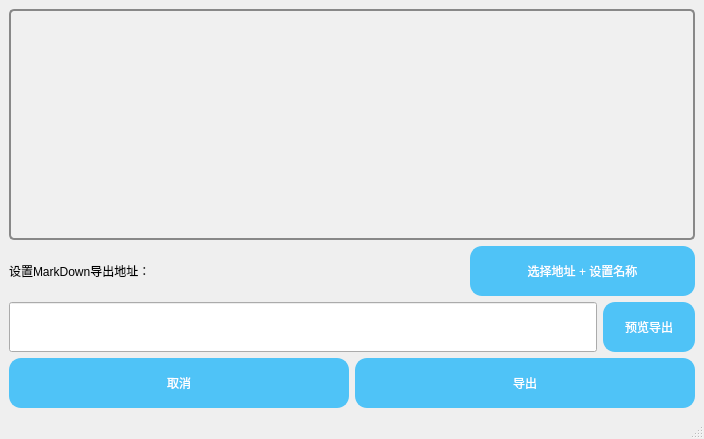
<?xml version="1.0" encoding="UTF-8"?>
<ui version="4.0">
 <class>MarkdownExportWindow</class>
 <widget class="QMainWindow" name="MarkdownExportWindow">
  <property name="geometry">
   <rect>
    <x>0</x>
    <y>0</y>
    <width>704</width>
    <height>439</height>
   </rect>
  </property>
  <property name="windowTitle">
   <string>MarkDown导出</string>
  </property>
  <widget class="QWidget" name="centralwidget">
   <layout class="QVBoxLayout" name="verticalLayout">
    <item>
     <widget class="QTextBrowser" name="display_result">
      <property name="styleSheet">
       <string notr="true">QTextBrowser {
    /* 设置背景颜色和边框 */
    background-color: #f0f0f0;
    border: 2px solid #888;
    border-radius: 5px;

    /* 设置文本颜色、字体及其大小 */
    color: #333;
    font-family: Arial, sans-serif;
    font-size: 14px;
    padding: 10px;
}

QTextBrowser QScrollBar:horizontal {
    height: 15px;
    background-color: #e1e1e1;
    border-radius: 8px;
}

QTextBrowser QScrollBar:vertical {
    width: 15px;
    background-color: #e1e1e1;
    border-radius: 8px;
}

/* 设置鼠标悬停时的滚动条样式 */
QTextBrowser QScrollBar:hover {
    background-color: #c1c1c1;
}

/* 定义超链接的样式 */
QTextBrowser a {
    color: #0056b3;
    text-decoration: none;
}

QTextBrowser a:hover {
    text-decoration: underline;
    color: #007bff;
}

/* 设置文本中不同元素的样式 */
QTextBrowser p {
    margin-bottom: 10px;
}

QTextBrowser h1 {
    font-size: 20px;
    font-weight: bold;
    margin-bottom: 12px;
}

QTextBrowser h2 {
    font-size: 18px;
    font-weight: bold;
    margin-bottom: 10px;
}

QTextBrowser blockquote {
    padding-left: 20px;
    border-left: 4px solid #007bff;
    margin: 10px 0;
    font-style: italic;
}

QTextBrowser li {
    margin-bottom: 8px;
    padding-left: 5px;
}

QTextBrowser table {
    width: 100%;
    border-collapse: collapse;
}

QTextBrowser table, QTextBrowser th, QTextBrowser td {
    border: 1px solid #ddd;
}

QTextBrowser th {
    background-color: #f1f1f1;
    font-weight: bold;
}

QTextBrowser td {
    padding: 5px;
}
</string>
      </property>
     </widget>
    </item>
    <item>
     <layout class="QHBoxLayout" name="horizontalLayout">
      <item>
       <widget class="QLabel" name="label_tellshowSave">
        <property name="text">
         <string>设置MarkDown导出地址：</string>
        </property>
       </widget>
      </item>
      <item>
       <widget class="QLabel" name="label_displayExport">
        <property name="text">
         <string/>
        </property>
       </widget>
      </item>
      <item>
       <widget class="QPushButton" name="btn_setExportPlace">
        <property name="minimumSize">
         <size>
          <width>0</width>
          <height>50</height>
         </size>
        </property>
        <property name="styleSheet">
         <string notr="true">/* 设置 QPushButton 的默认样式 */
QPushButton {
    background-color: #4FC3F7;  /* 背景颜色：柔和的浅蓝色 */
    color: white;  /* 文字颜色 */
    border: 2px solid #4FC3F7;  /* 边框颜色与背景色相同 */
    border-radius: 12px;  /* 圆角 */
    font: 14pt &quot;Microsoft YaHei&quot;;  /* 字体样式和大小 */
    padding: 10px 20px;  /* 内边距，保证按钮内容舒适 */
    text-align: center;  /* 文字居中 */
}

/* 悬停状态样式 */
QPushButton:hover {
    background-color: #39A2D1;  /* 悬停时的背景颜色（稍微深一些的浅蓝色） */
    border-color: #39A2D1;  /* 边框颜色变化 */
}

/* 点击状态样式 */
QPushButton:pressed {
    background-color: #2D88B2;  /* 点击时的背景颜色（更深的蓝色） */
    border-color: #2D88B2;  /* 边框颜色变化 */
    padding-top: 12px;  /* 按下时按钮向下移动效果 */
    padding-bottom: 8px;  /* 按下时按钮向下移动效果 */
}

/* 禁用状态样式 */
QPushButton:disabled {
    background-color: #B0C9D9;  /* 禁用状态背景色（浅灰蓝色） */
    border-color: #B0C9D9;  /* 禁用状态边框颜色 */
    color: #7D7D7D;  /* 禁用状态文字颜色 */
}

/* 设置按钮的焦点（获得焦点时）样式 */
QPushButton:focus {
    border: 2px solid #0288D1;  /* 获得焦点时的边框颜色 */
    outline: none;  /* 去除默认的蓝色外边框 */
}
</string>
        </property>
        <property name="text">
         <string>选择地址 + 设置名称</string>
        </property>
       </widget>
      </item>
     </layout>
    </item>
    <item>
     <layout class="QHBoxLayout" name="horizontalLayout_2">
      <item>
       <widget class="QtMaterialTextField" name="lineEdit_titleName">
        <property name="minimumSize">
         <size>
          <width>0</width>
          <height>50</height>
         </size>
        </property>
       </widget>
      </item>
      <item>
       <widget class="QPushButton" name="btn_preview_export">
        <property name="minimumSize">
         <size>
          <width>0</width>
          <height>50</height>
         </size>
        </property>
        <property name="styleSheet">
         <string notr="true">/* 设置 QPushButton 的默认样式 */
QPushButton {
    background-color: #4FC3F7;  /* 背景颜色：柔和的浅蓝色 */
    color: white;  /* 文字颜色 */
    border: 2px solid #4FC3F7;  /* 边框颜色与背景色相同 */
    border-radius: 12px;  /* 圆角 */
    font: 14pt &quot;Microsoft YaHei&quot;;  /* 字体样式和大小 */
    padding: 10px 20px;  /* 内边距，保证按钮内容舒适 */
    text-align: center;  /* 文字居中 */
}

/* 悬停状态样式 */
QPushButton:hover {
    background-color: #39A2D1;  /* 悬停时的背景颜色（稍微深一些的浅蓝色） */
    border-color: #39A2D1;  /* 边框颜色变化 */
}

/* 点击状态样式 */
QPushButton:pressed {
    background-color: #2D88B2;  /* 点击时的背景颜色（更深的蓝色） */
    border-color: #2D88B2;  /* 边框颜色变化 */
    padding-top: 12px;  /* 按下时按钮向下移动效果 */
    padding-bottom: 8px;  /* 按下时按钮向下移动效果 */
}

/* 禁用状态样式 */
QPushButton:disabled {
    background-color: #B0C9D9;  /* 禁用状态背景色（浅灰蓝色） */
    border-color: #B0C9D9;  /* 禁用状态边框颜色 */
    color: #7D7D7D;  /* 禁用状态文字颜色 */
}

/* 设置按钮的焦点（获得焦点时）样式 */
QPushButton:focus {
    border: 2px solid #0288D1;  /* 获得焦点时的边框颜色 */
    outline: none;  /* 去除默认的蓝色外边框 */
}
</string>
        </property>
        <property name="text">
         <string>预览导出</string>
        </property>
       </widget>
      </item>
     </layout>
    </item>
    <item>
     <layout class="QHBoxLayout" name="horizontalLayout_3">
      <item>
       <widget class="QPushButton" name="btn_cancel_export">
        <property name="minimumSize">
         <size>
          <width>164</width>
          <height>50</height>
         </size>
        </property>
        <property name="styleSheet">
         <string notr="true">/* 设置 QPushButton 的默认样式 */
QPushButton {
    background-color: #4FC3F7;  /* 背景颜色：柔和的浅蓝色 */
    color: white;  /* 文字颜色 */
    border: 2px solid #4FC3F7;  /* 边框颜色与背景色相同 */
    border-radius: 12px;  /* 圆角 */
    font: 14pt &quot;Microsoft YaHei&quot;;  /* 字体样式和大小 */
    padding: 10px 20px;  /* 内边距，保证按钮内容舒适 */
    min-width: 120px;  /* 最小宽度 */
    text-align: center;  /* 文字居中 */
}

/* 悬停状态样式 */
QPushButton:hover {
    background-color: #39A2D1;  /* 悬停时的背景颜色（稍微深一些的浅蓝色） */
    border-color: #39A2D1;  /* 边框颜色变化 */
}

/* 点击状态样式 */
QPushButton:pressed {
    background-color: #2D88B2;  /* 点击时的背景颜色（更深的蓝色） */
    border-color: #2D88B2;  /* 边框颜色变化 */
    padding-top: 12px;  /* 按下时按钮向下移动效果 */
    padding-bottom: 8px;  /* 按下时按钮向下移动效果 */
}

/* 禁用状态样式 */
QPushButton:disabled {
    background-color: #B0C9D9;  /* 禁用状态背景色（浅灰蓝色） */
    border-color: #B0C9D9;  /* 禁用状态边框颜色 */
    color: #7D7D7D;  /* 禁用状态文字颜色 */
}

/* 设置按钮的焦点（获得焦点时）样式 */
QPushButton:focus {
    border: 2px solid #0288D1;  /* 获得焦点时的边框颜色 */
    outline: none;  /* 去除默认的蓝色外边框 */
}
</string>
        </property>
        <property name="text">
         <string>取消</string>
        </property>
       </widget>
      </item>
      <item>
       <widget class="QPushButton" name="btn_accept_export">
        <property name="minimumSize">
         <size>
          <width>164</width>
          <height>50</height>
         </size>
        </property>
        <property name="styleSheet">
         <string notr="true">/* 设置 QPushButton 的默认样式 */
QPushButton {
    background-color: #4FC3F7;  /* 背景颜色：柔和的浅蓝色 */
    color: white;  /* 文字颜色 */
    border: 2px solid #4FC3F7;  /* 边框颜色与背景色相同 */
    border-radius: 12px;  /* 圆角 */
    font: 14pt &quot;Microsoft YaHei&quot;;  /* 字体样式和大小 */
    padding: 10px 20px;  /* 内边距，保证按钮内容舒适 */
    min-width: 120px;  /* 最小宽度 */
    text-align: center;  /* 文字居中 */
}

/* 悬停状态样式 */
QPushButton:hover {
    background-color: #39A2D1;  /* 悬停时的背景颜色（稍微深一些的浅蓝色） */
    border-color: #39A2D1;  /* 边框颜色变化 */
}

/* 点击状态样式 */
QPushButton:pressed {
    background-color: #2D88B2;  /* 点击时的背景颜色（更深的蓝色） */
    border-color: #2D88B2;  /* 边框颜色变化 */
    padding-top: 12px;  /* 按下时按钮向下移动效果 */
    padding-bottom: 8px;  /* 按下时按钮向下移动效果 */
}

/* 禁用状态样式 */
QPushButton:disabled {
    background-color: #B0C9D9;  /* 禁用状态背景色（浅灰蓝色） */
    border-color: #B0C9D9;  /* 禁用状态边框颜色 */
    color: #7D7D7D;  /* 禁用状态文字颜色 */
}

/* 设置按钮的焦点（获得焦点时）样式 */
QPushButton:focus {
    border: 2px solid #0288D1;  /* 获得焦点时的边框颜色 */
    outline: none;  /* 去除默认的蓝色外边框 */
}
</string>
        </property>
        <property name="text">
         <string>导出</string>
        </property>
       </widget>
      </item>
     </layout>
    </item>
   </layout>
  </widget>
  <widget class="QMenuBar" name="menubar">
   <property name="geometry">
    <rect>
     <x>0</x>
     <y>0</y>
     <width>704</width>
     <height>18</height>
    </rect>
   </property>
  </widget>
  <widget class="QStatusBar" name="statusbar"/>
 </widget>
 <customwidgets>
  <customwidget>
   <class>QtMaterialTextField</class>
   <extends>QLineEdit</extends>
   <header location="global">qtmaterialtextfield.h</header>
  </customwidget>
 </customwidgets>
 <resources/>
 <connections/>
</ui>
